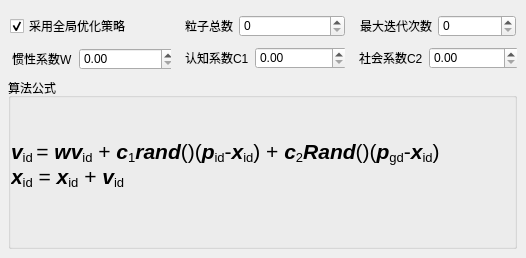
   <widget class="QWidget" name="tab_6">
    <attribute name="title">
     <string>算法参数</string>
    </attribute>
    <widget class="QCheckBox" name="checkBox">
     <property name="geometry">
      <rect>
       <x>10</x>
       <y>18</y>
       <width>119</width>
       <height>16</height>
      </rect>
     </property>
     <property name="text">
      <string>采用全局优化策略</string>
     </property>
     <property name="checked">
      <bool>true</bool>
     </property>
    </widget>
    <widget class="QGroupBox" name="groupBox_7">
     <property name="geometry">
      <rect>
       <x>8</x>
       <y>78</y>
       <width>509</width>
       <height>171</height>
      </rect>
     </property>
     <property name="title">
      <string>算法公式</string>
     </property>
     <widget class="QLabel" name="label_42">
      <property name="geometry">
       <rect>
        <x>3</x>
        <y>61</y>
        <width>507</width>
        <height>48</height>
       </rect>
      </property>
      <property name="text">
       <string>&lt;!DOCTYPE HTML PUBLIC &quot;-//W3C//DTD HTML 4.0//EN&quot; &quot;http://www.w3.org/TR/REC-html40/strict.dtd&quot;&gt;
&lt;html&gt;&lt;head&gt;&lt;meta name=&quot;qrichtext&quot; content=&quot;1&quot; /&gt;&lt;style type=&quot;text/css&quot;&gt;
p, li { white-space: pre-wrap; }
&lt;/style&gt;&lt;/head&gt;&lt;body style=&quot; font-family:'SimSun'; font-size:9pt; font-weight:400; font-style:normal;&quot;&gt;
&lt;p style=&quot; margin-top:0px; margin-bottom:0px; margin-left:0px; margin-right:0px; -qt-block-indent:0; text-indent:0px;&quot;&gt;&lt;span style=&quot; font-size:16pt; font-weight:600; font-style:italic;&quot;&gt;v&lt;/span&gt;&lt;span style=&quot; font-size:16pt; vertical-align:sub;&quot;&gt;id &lt;/span&gt;&lt;span style=&quot; font-size:16pt;&quot;&gt;= &lt;/span&gt;&lt;span style=&quot; font-size:16pt; font-weight:600; font-style:italic;&quot;&gt;wv&lt;/span&gt;&lt;span style=&quot; font-size:16pt; vertical-align:sub;&quot;&gt;id&lt;/span&gt;&lt;span style=&quot; font-size:16pt;&quot;&gt; + &lt;/span&gt;&lt;span style=&quot; font-size:16pt; font-weight:600; font-style:italic;&quot;&gt;c&lt;/span&gt;&lt;span style=&quot; font-size:16pt; vertical-align:sub;&quot;&gt;1&lt;/span&gt;&lt;span style=&quot; font-size:16pt; font-weight:600; font-style:italic;&quot;&gt;rand&lt;/span&gt;&lt;span style=&quot; font-size:16pt;&quot;&gt;()(&lt;/span&gt;&lt;span style=&quot; font-size:16pt; font-weight:600; font-style:italic;&quot;&gt;p&lt;/span&gt;&lt;span style=&quot; font-size:16pt; vertical-align:sub;&quot;&gt;id&lt;/span&gt;&lt;span style=&quot; font-size:16pt;&quot;&gt;-&lt;/span&gt;&lt;span style=&quot; font-size:16pt; font-weight:600; font-style:italic;&quot;&gt;x&lt;/span&gt;&lt;span style=&quot; font-size:16pt; vertical-align:sub;&quot;&gt;id&lt;/span&gt;&lt;span style=&quot; font-size:16pt;&quot;&gt;) + &lt;/span&gt;&lt;span style=&quot; font-size:16pt; font-weight:600; font-style:italic;&quot;&gt;c&lt;/span&gt;&lt;span style=&quot; font-size:16pt; vertical-align:sub;&quot;&gt;2&lt;/span&gt;&lt;span style=&quot; font-size:16pt; font-weight:600; font-style:italic;&quot;&gt;Rand&lt;/span&gt;&lt;span style=&quot; font-size:16pt;&quot;&gt;()(&lt;/span&gt;&lt;span style=&quot; font-size:16pt; font-weight:600; font-style:italic;&quot;&gt;p&lt;/span&gt;&lt;span style=&quot; font-size:16pt; vertical-align:sub;&quot;&gt;gd&lt;/span&gt;&lt;span style=&quot; font-size:16pt;&quot;&gt;-&lt;/span&gt;&lt;span style=&quot; font-size:16pt; font-weight:600; font-style:italic;&quot;&gt;x&lt;/span&gt;&lt;span style=&quot; font-size:16pt; vertical-align:sub;&quot;&gt;id&lt;/span&gt;&lt;span style=&quot; font-size:16pt;&quot;&gt;)&lt;/span&gt;&lt;/p&gt;
&lt;p style=&quot; margin-top:0px; margin-bottom:0px; margin-left:0px; margin-right:0px; -qt-block-indent:0; text-indent:0px;&quot;&gt;&lt;span style=&quot; font-size:16pt; font-weight:600; font-style:italic;&quot;&gt;x&lt;/span&gt;&lt;span style=&quot; font-size:16pt; vertical-align:sub;&quot;&gt;id&lt;/span&gt;&lt;span style=&quot; font-size:16pt;&quot;&gt; = &lt;/span&gt;&lt;span style=&quot; font-size:16pt; font-weight:600; font-style:italic;&quot;&gt;x&lt;/span&gt;&lt;span style=&quot; font-size:16pt; vertical-align:sub;&quot;&gt;id&lt;/span&gt;&lt;span style=&quot; font-size:16pt;&quot;&gt; + &lt;/span&gt;&lt;span style=&quot; font-size:16pt; font-weight:600; font-style:italic;&quot;&gt;v&lt;/span&gt;&lt;span style=&quot; font-size:16pt; vertical-align:sub;&quot;&gt;id&lt;/span&gt;&lt;/p&gt;&lt;/body&gt;&lt;/html&gt;</string>
      </property>
     </widget>
    </widget>
    <widget class="QWidget" name="layoutWidget">
     <property name="geometry">
      <rect>
       <x>185</x>
       <y>47</y>
       <width>160</width>
       <height>22</height>
      </rect>
     </property>
     <layout class="QFormLayout" name="formLayout_24">
      <item row="0" column="0">
       <widget class="QLabel" name="label_40">
        <property name="text">
         <string>认知系数C1</string>
        </property>
       </widget>
      </item>
      <item row="0" column="1">
       <widget class="QDoubleSpinBox" name="dspinC1">
        <property name="minimumSize">
         <size>
          <width>92</width>
          <height>0</height>
         </size>
        </property>
       </widget>
      </item>
     </layout>
    </widget>
    <widget class="QWidget" name="layoutWidget">
     <property name="geometry">
      <rect>
       <x>359</x>
       <y>47</y>
       <width>158</width>
       <height>22</height>
      </rect>
     </property>
     <layout class="QFormLayout" name="formLayout_25">
      <item row="0" column="0">
       <widget class="QLabel" name="label_41">
        <property name="text">
         <string>社会系数C2</string>
        </property>
       </widget>
      </item>
      <item row="0" column="1">
       <widget class="QDoubleSpinBox" name="dspinC2">
        <property name="minimumSize">
         <size>
          <width>90</width>
          <height>0</height>
         </size>
        </property>
       </widget>
      </item>
     </layout>
    </widget>
    <widget class="QWidget" name="layoutWidget">
     <property name="geometry">
      <rect>
       <x>12</x>
       <y>48</y>
       <width>159</width>
       <height>22</height>
      </rect>
     </property>
     <layout class="QFormLayout" name="formLayout_23">
      <item row="0" column="0">
       <widget class="QLabel" name="label_39">
        <property name="text">
         <string>惯性系数W</string>
        </property>
       </widget>
      </item>
      <item row="0" column="1">
       <widget class="QDoubleSpinBox" name="dspinMomentum">
        <property name="minimumSize">
         <size>
          <width>97</width>
          <height>0</height>
         </size>
        </property>
       </widget>
      </item>
     </layout>
    </widget>
    <widget class="QWidget" name="layoutWidget">
     <property name="geometry">
      <rect>
       <x>185</x>
       <y>15</y>
       <width>160</width>
       <height>22</height>
      </rect>
     </property>
     <layout class="QFormLayout" name="formLayout_26">
      <item row="0" column="0">
       <widget class="QLabel" name="label_43">
        <property name="text">
         <string>粒子总数</string>
        </property>
       </widget>
      </item>
      <item row="0" column="1">
       <widget class="QSpinBox" name="spinSwarmSize">
        <property name="minimumSize">
         <size>
          <width>104</width>
          <height>0</height>
         </size>
        </property>
        <property name="maximum">
         <number>9999</number>
        </property>
       </widget>
      </item>
     </layout>
    </widget>
    <widget class="QWidget" name="">
     <property name="geometry">
      <rect>
       <x>360</x>
       <y>15</y>
       <width>156</width>
       <height>22</height>
      </rect>
     </property>
     <layout class="QFormLayout" name="formLayout_27">
      <item row="0" column="0">
       <widget class="QLabel" name="label_44">
        <property name="text">
         <string>最大迭代次数</string>
        </property>
       </widget>
      </item>
      <item row="0" column="1">
       <widget class="QSpinBox" name="spinIteration">
        <property name="sizePolicy">
         <sizepolicy hsizetype="Preferred" vsizetype="Fixed">
          <horstretch>0</horstretch>
          <verstretch>0</verstretch>
         </sizepolicy>
        </property>
        <property name="minimumSize">
         <size>
          <width>76</width>
          <height>0</height>
         </size>
        </property>
        <property name="maximumSize">
         <size>
          <width>80</width>
          <height>16777215</height>
         </size>
        </property>
        <property name="maximum">
         <number>9999</number>
        </property>
       </widget>
      </item>
     </layout>
    </widget>
   </widget>
